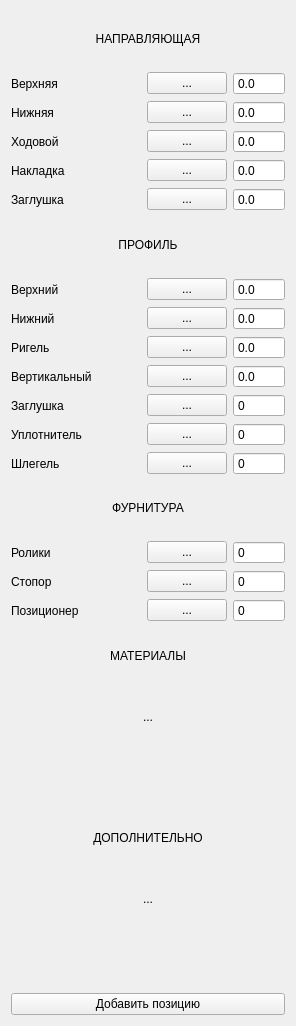
            <widget class="QWidget" name="scrollAreaWidgetContents_2">
             <property name="geometry">
              <rect>
               <x>0</x>
               <y>-345</y>
               <width>296</width>
               <height>1026</height>
              </rect>
             </property>
             <layout class="QGridLayout" name="gridLayout">
              <item row="7" column="0" colspan="2">
               <widget class="QLabel" name="color_10">
                <property name="text">
                 <string>Верхний</string>
                </property>
               </widget>
              </item>
              <item row="1" column="3">
               <widget class="QDoubleSpinBox" name="doubleSpinBox">
                <property name="buttonSymbols">
                 <enum>QAbstractSpinBox::NoButtons</enum>
                </property>
                <property name="decimals">
                 <number>1</number>
                </property>
               </widget>
              </item>
              <item row="24" column="0" colspan="4">
               <widget class="QWidget" name="additional_nomenclature_widget_2" native="true">
                <layout class="QGridLayout" name="gridLayout_3"/>
               </widget>
              </item>
              <item row="5" column="3">
               <widget class="QDoubleSpinBox" name="doubleSpinBox_5">
                <property name="buttonSymbols">
                 <enum>QAbstractSpinBox::NoButtons</enum>
                </property>
                <property name="decimals">
                 <number>1</number>
                </property>
               </widget>
              </item>
              <item row="8" column="2">
               <widget class="QPushButton" name="pushButton_7">
                <property name="text">
                 <string>...</string>
                </property>
               </widget>
              </item>
              <item row="7" column="3">
               <widget class="QDoubleSpinBox" name="doubleSpinBox_6">
                <property name="buttonSymbols">
                 <enum>QAbstractSpinBox::NoButtons</enum>
                </property>
                <property name="decimals">
                 <number>1</number>
                </property>
               </widget>
              </item>
              <item row="17" column="2">
               <widget class="QPushButton" name="pushButton_15">
                <property name="text">
                 <string>...</string>
                </property>
               </widget>
              </item>
              <item row="4" column="2">
               <widget class="QPushButton" name="pushButton_4">
                <property name="text">
                 <string>...</string>
                </property>
               </widget>
              </item>
              <item row="2" column="0" colspan="2">
               <widget class="QLabel" name="color_5">
                <property name="text">
                 <string>Нижняя</string>
                </property>
               </widget>
              </item>
              <item row="25" column="0" colspan="4">
               <widget class="QPushButton" name="pushButton_16">
                <property name="text">
                 <string>Добавить позицию</string>
                </property>
                <property name="icon">
                 <iconset>
                  <normaloff>icons/sircle-plus.svg</normaloff>icons/sircle-plus.svg</iconset>
                </property>
               </widget>
              </item>
              <item row="1" column="0" colspan="2">
               <widget class="QLabel" name="color_4">
                <property name="text">
                 <string>Верхняя</string>
                </property>
               </widget>
              </item>
              <item row="10" column="3">
               <widget class="QDoubleSpinBox" name="doubleSpinBox_9">
                <property name="buttonSymbols">
                 <enum>QAbstractSpinBox::NoButtons</enum>
                </property>
                <property name="decimals">
                 <number>1</number>
                </property>
               </widget>
              </item>
              <item row="0" column="0" colspan="4">
               <widget class="QLabel" name="color_3">
                <property name="text">
                 <string>НАПРАВЛЯЮЩАЯ</string>
                </property>
                <property name="alignment">
                 <set>Qt::AlignCenter</set>
                </property>
               </widget>
              </item>
              <item row="3" column="2">
               <widget class="QPushButton" name="pushButton_3">
                <property name="text">
                 <string>...</string>
                </property>
               </widget>
              </item>
              <item row="2" column="2">
               <widget class="QPushButton" name="pushButton_2">
                <property name="text">
                 <string>...</string>
                </property>
               </widget>
              </item>
              <item row="16" column="0" colspan="2">
               <widget class="QLabel" name="color_19">
                <property name="text">
                 <string>Стопор</string>
                </property>
               </widget>
              </item>
              <item row="15" column="2">
               <widget class="QPushButton" name="pushButton_13">
                <property name="text">
                 <string>...</string>
                </property>
               </widget>
              </item>
              <item row="2" column="3">
               <widget class="QDoubleSpinBox" name="doubleSpinBox_2">
                <property name="buttonSymbols">
                 <enum>QAbstractSpinBox::NoButtons</enum>
                </property>
                <property name="decimals">
                 <number>1</number>
                </property>
               </widget>
              </item>
              <item row="4" column="3">
               <widget class="QDoubleSpinBox" name="doubleSpinBox_4">
                <property name="buttonSymbols">
                 <enum>QAbstractSpinBox::NoButtons</enum>
                </property>
                <property name="decimals">
                 <number>1</number>
                </property>
               </widget>
              </item>
              <item row="16" column="2">
               <widget class="QPushButton" name="pushButton_14">
                <property name="text">
                 <string>...</string>
                </property>
               </widget>
              </item>
              <item row="19" column="0" colspan="4">
               <widget class="QLabel" name="color_23">
                <property name="text">
                 <string>...</string>
                </property>
                <property name="alignment">
                 <set>Qt::AlignCenter</set>
                </property>
               </widget>
              </item>
              <item row="18" column="0" colspan="4">
               <widget class="QLabel" name="color_22">
                <property name="text">
                 <string>МАТЕРИАЛЫ</string>
                </property>
                <property name="alignment">
                 <set>Qt::AlignCenter</set>
                </property>
               </widget>
              </item>
              <item row="17" column="0" colspan="2">
               <widget class="QLabel" name="color_20">
                <property name="text">
                 <string>Позиционер</string>
                </property>
               </widget>
              </item>
              <item row="8" column="3">
               <widget class="QDoubleSpinBox" name="doubleSpinBox_7">
                <property name="buttonSymbols">
                 <enum>QAbstractSpinBox::NoButtons</enum>
                </property>
                <property name="decimals">
                 <number>1</number>
                </property>
               </widget>
              </item>
              <item row="20" column="0" colspan="4">
               <widget class="QWidget" name="materials_nomenclature_widget" native="true">
                <layout class="QGridLayout" name="gridLayout_2"/>
               </widget>
              </item>
              <item row="8" column="0" colspan="2">
               <widget class="QLabel" name="color_11">
                <property name="text">
                 <string>Нижний</string>
                </property>
               </widget>
              </item>
              <item row="3" column="0" colspan="2">
               <widget class="QLabel" name="color_6">
                <property name="text">
                 <string>Ходовой</string>
                </property>
               </widget>
              </item>
              <item row="13" column="0">
               <widget class="QLabel" name="color_16">
                <property name="text">
                 <string>Шлегель</string>
                </property>
               </widget>
              </item>
              <item row="12" column="2">
               <widget class="QPushButton" name="pushButton_11">
                <property name="text">
                 <string>...</string>
                </property>
               </widget>
              </item>
              <item row="9" column="2">
               <widget class="QPushButton" name="pushButton_8">
                <property name="text">
                 <string>...</string>
                </property>
               </widget>
              </item>
              <item row="14" column="0" colspan="4">
               <widget class="QLabel" name="color_17">
                <property name="text">
                 <string>ФУРНИТУРА</string>
                </property>
                <property name="alignment">
                 <set>Qt::AlignCenter</set>
                </property>
               </widget>
              </item>
              <item row="10" column="2">
               <widget class="QPushButton" name="pushButton_9">
                <property name="text">
                 <string>...</string>
                </property>
               </widget>
              </item>
              <item row="15" column="0" colspan="2">
               <widget class="QLabel" name="color_18">
                <property name="text">
                 <string>Ролики</string>
                </property>
               </widget>
              </item>
              <item row="5" column="0" colspan="2">
               <widget class="QLabel" name="color_8">
                <property name="text">
                 <string>Заглушка</string>
                </property>
               </widget>
              </item>
              <item row="11" column="0" colspan="2">
               <widget class="QLabel" name="color_14">
                <property name="text">
                 <string>Заглушка</string>
                </property>
               </widget>
              </item>
              <item row="9" column="0" colspan="2">
               <widget class="QLabel" name="color_12">
                <property name="text">
                 <string>Ригель</string>
                </property>
               </widget>
              </item>
              <item row="9" column="3">
               <widget class="QDoubleSpinBox" name="doubleSpinBox_8">
                <property name="buttonSymbols">
                 <enum>QAbstractSpinBox::NoButtons</enum>
                </property>
                <property name="decimals">
                 <number>1</number>
                </property>
               </widget>
              </item>
              <item row="7" column="2">
               <widget class="QPushButton" name="pushButton_6">
                <property name="text">
                 <string>...</string>
                </property>
               </widget>
              </item>
              <item row="13" column="2">
               <widget class="QPushButton" name="pushButton_12">
                <property name="text">
                 <string>...</string>
                </property>
               </widget>
              </item>
              <item row="11" column="2">
               <widget class="QPushButton" name="pushButton_10">
                <property name="text">
                 <string>...</string>
                </property>
               </widget>
              </item>
              <item row="1" column="2">
               <widget class="QPushButton" name="pushButton">
                <property name="text">
                 <string>...</string>
                </property>
               </widget>
              </item>
              <item row="12" column="0">
               <widget class="QLabel" name="color_15">
                <property name="text">
                 <string>Уплотнитель</string>
                </property>
               </widget>
              </item>
              <item row="6" column="0" colspan="4">
               <widget class="QLabel" name="color_9">
                <property name="text">
                 <string>ПРОФИЛЬ</string>
                </property>
                <property name="alignment">
                 <set>Qt::AlignCenter</set>
                </property>
               </widget>
              </item>
              <item row="5" column="2">
               <widget class="QPushButton" name="pushButton_5">
                <property name="text">
                 <string>...</string>
                </property>
               </widget>
              </item>
              <item row="4" column="0" colspan="2">
               <widget class="QLabel" name="color_7">
                <property name="text">
                 <string>Накладка</string>
                </property>
               </widget>
              </item>
              <item row="21" column="0" colspan="4">
               <widget class="QLabel" name="color_21">
                <property name="text">
                 <string>ДОПОЛНИТЕЛЬНО</string>
                </property>
                <property name="alignment">
                 <set>Qt::AlignCenter</set>
                </property>
               </widget>
              </item>
              <item row="3" column="3">
               <widget class="QDoubleSpinBox" name="doubleSpinBox_3">
                <property name="buttonSymbols">
                 <enum>QAbstractSpinBox::NoButtons</enum>
                </property>
                <property name="decimals">
                 <number>1</number>
                </property>
               </widget>
              </item>
              <item row="10" column="0" colspan="2">
               <widget class="QLabel" name="color_13">
                <property name="text">
                 <string>Вертикальный</string>
                </property>
               </widget>
              </item>
              <item row="22" column="0" colspan="4">
               <widget class="QLabel" name="color_24">
                <property name="text">
                 <string>...</string>
                </property>
                <property name="alignment">
                 <set>Qt::AlignCenter</set>
                </property>
               </widget>
              </item>
              <item row="15" column="3">
               <widget class="QSpinBox" name="spinBox_13">
                <property name="buttonSymbols">
                 <enum>QAbstractSpinBox::NoButtons</enum>
                </property>
               </widget>
              </item>
              <item row="16" column="3">
               <widget class="QSpinBox" name="spinBox_14">
                <property name="buttonSymbols">
                 <enum>QAbstractSpinBox::NoButtons</enum>
                </property>
               </widget>
              </item>
              <item row="17" column="3">
               <widget class="QSpinBox" name="spinBox_15">
                <property name="buttonSymbols">
                 <enum>QAbstractSpinBox::NoButtons</enum>
                </property>
               </widget>
              </item>
              <item row="12" column="3">
               <widget class="QSpinBox" name="spinBox_11">
                <property name="buttonSymbols">
                 <enum>QAbstractSpinBox::NoButtons</enum>
                </property>
               </widget>
              </item>
              <item row="13" column="3">
               <widget class="QSpinBox" name="spinBox_12">
                <property name="buttonSymbols">
                 <enum>QAbstractSpinBox::NoButtons</enum>
                </property>
               </widget>
              </item>
              <item row="11" column="3">
               <widget class="QSpinBox" name="spinBox_10">
                <property name="buttonSymbols">
                 <enum>QAbstractSpinBox::NoButtons</enum>
                </property>
               </widget>
              </item>
             </layout>
            </widget>
